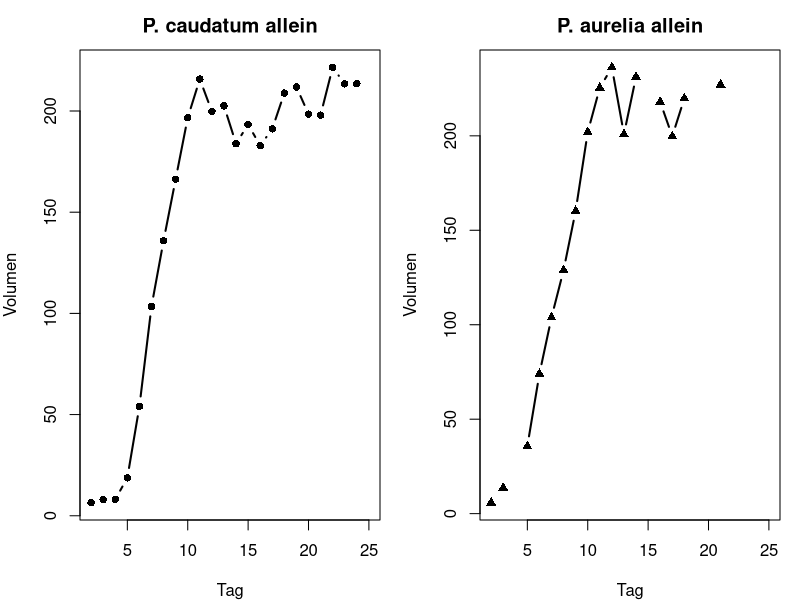
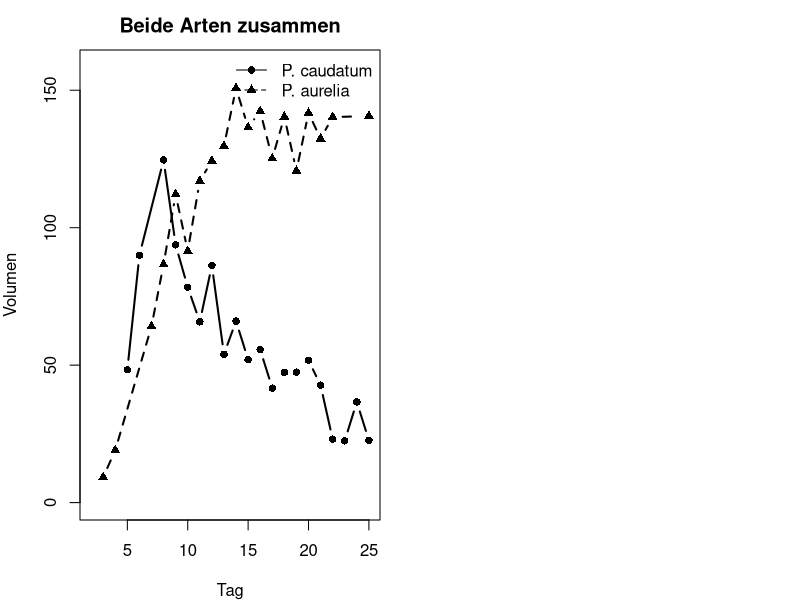
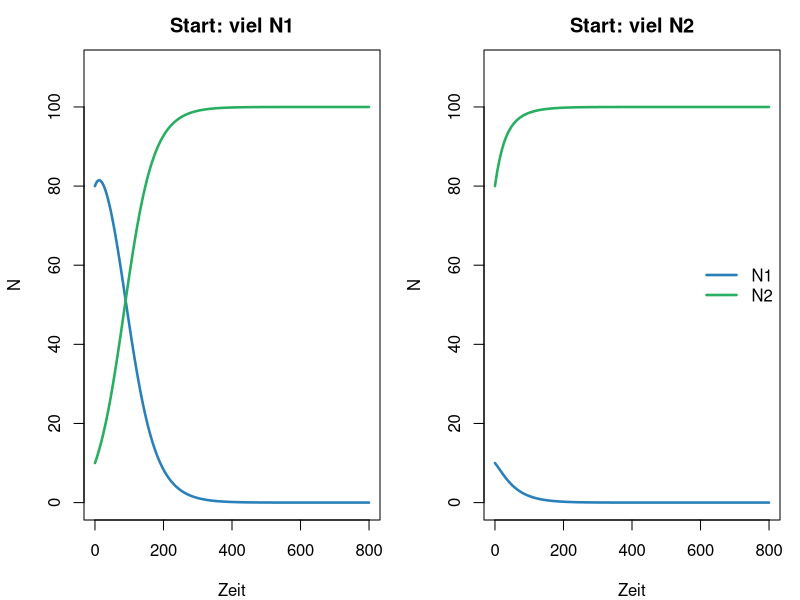
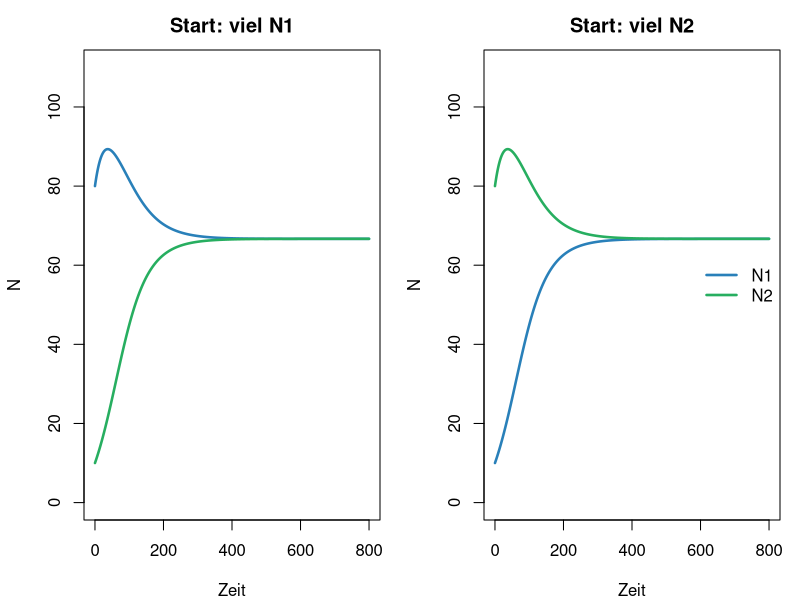
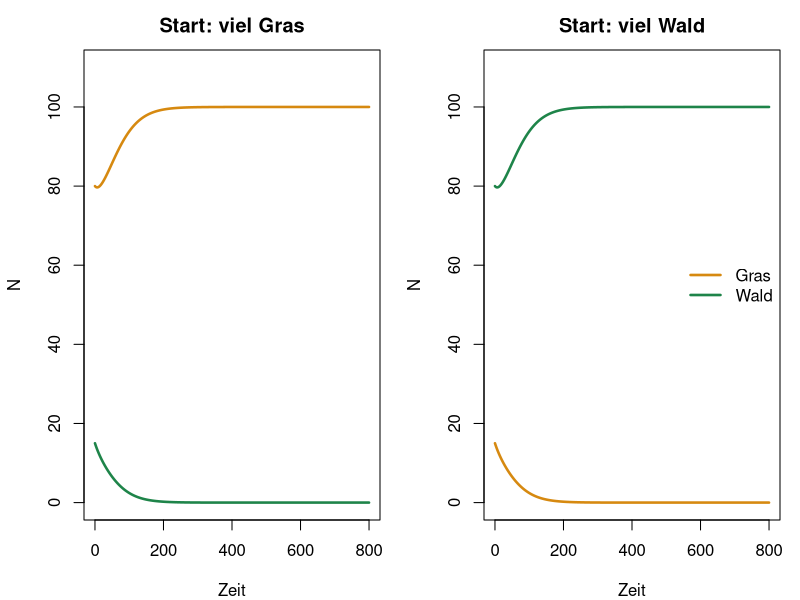
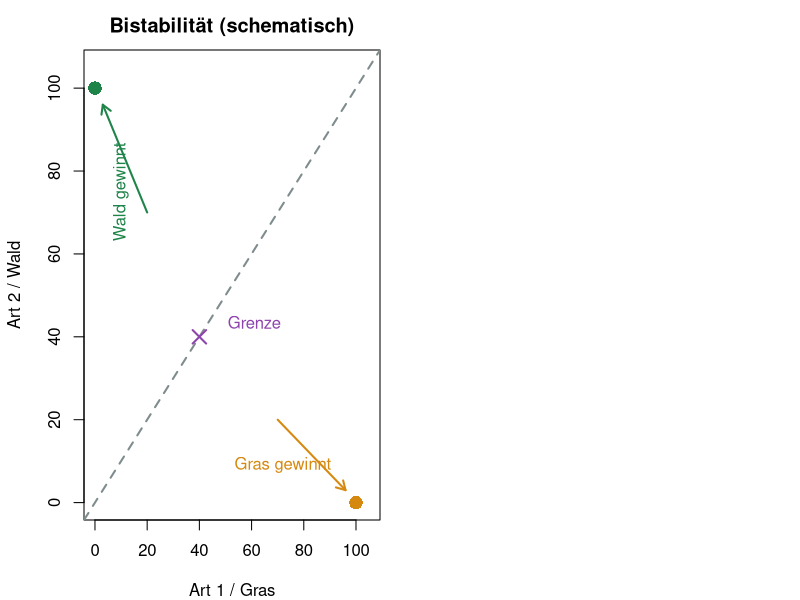
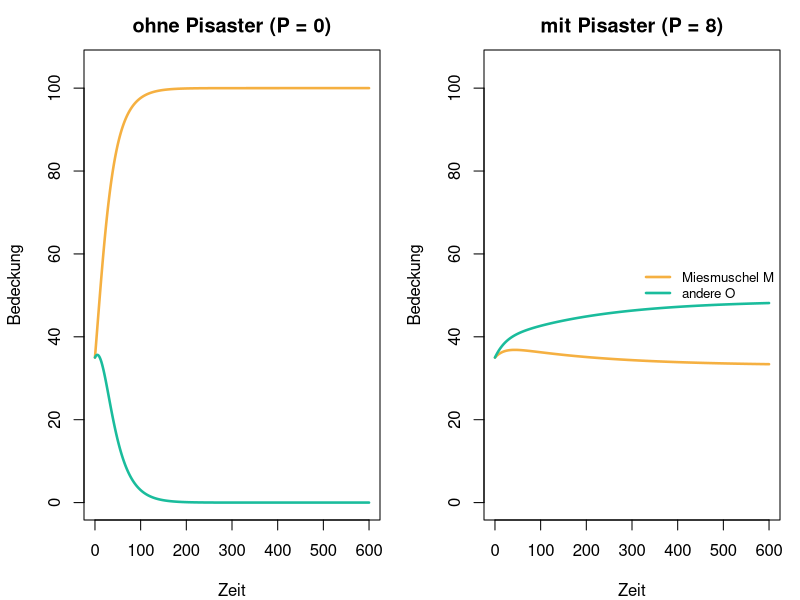
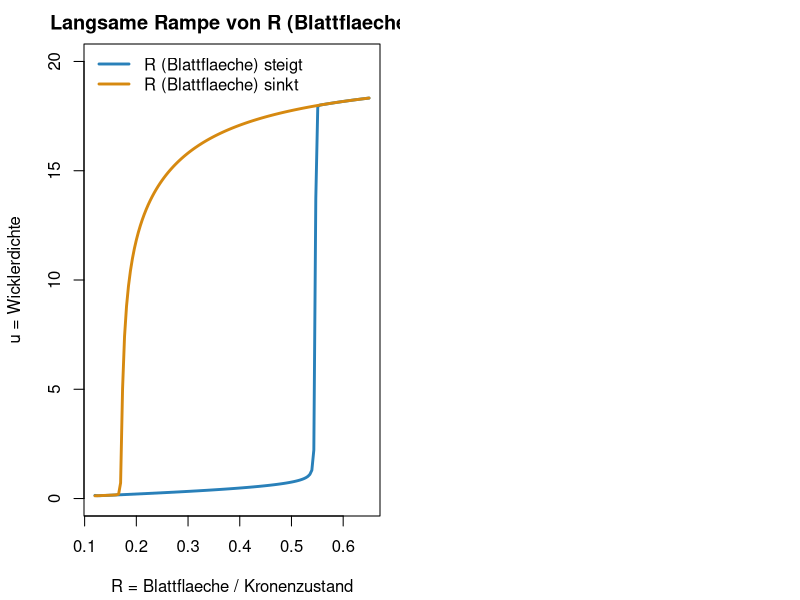

Write R code to recreate these figures, in order.
## ---- chunk 1
#| fig-height: 3.7
#| fig-width: 8
#| out-width: 70%
pc <- read.csv("data/paramecium_caudatum_alone.csv")
pa <- read.csv("data/paramecium_aurelia_alone.csv")
par(mfrow = c(1, 2), mar = c(4, 4, 2.5, 1))
plot(pc$day, pc$volume, type = "b", pch = 16, lwd = 2,
     xlab = "Tag", ylab = "Volumen", main = "P. caudatum allein")
plot(pa$day, pa$volume, type = "b", pch = 17, lwd = 2,
     xlab = "Tag", ylab = "Volumen", main = "P. aurelia allein")
## ---- chunk 2
#| fig-height: 3.8
#| fig-width: 7.5
#| out-width: 62%
mix <- read.csv("data/paramecium_competition.csv")
c_ok <- !is.na(mix$caudatum)
a_ok <- !is.na(mix$aurelia)
ymax <- max(c(mix$caudatum, mix$aurelia), na.rm = TRUE)
plot(mix$day[c_ok], mix$caudatum[c_ok], type = "b", pch = 16, lwd = 2,
     xlab = "Tag", ylab = "Volumen", main = "Beide Arten zusammen",
     ylim = c(0, ymax * 1.05), xlim = range(mix$day, na.rm = TRUE))
lines(mix$day[a_ok], mix$aurelia[a_ok], type = "b", pch = 17, lwd = 2, lty = 2)
legend("topright", c("P. caudatum", "P. aurelia"),
       pch = c(16, 17), lty = 1:2, bty = "n")
## ---- chunk 3
#| include: false
next_comp <- function(N1, N2, r1 = 0.05, r2 = 0.05,
                      K1 = 100, K2 = 100, a12, a21) {
  d1 <- r1 * N1 * (1 - (N1 + a12 * N2) / K1)
  d2 <- r2 * N2 * (1 - (N2 + a21 * N1) / K2)
  c(N1 = max(N1 + d1, 0), N2 = max(N2 + d2, 0))
}
sim_comp <- function(N10, N20, a12, a21, T = 800) {
  N1 <- numeric(T + 1); N2 <- numeric(T + 1)
  N1[1] <- N10; N2[1] <- N20
  for (t in 1:T) {
    out <- next_comp(N1[t], N2[t], a12 = a12, a21 = a21)
    N1[t + 1] <- out["N1"]; N2[t + 1] <- out["N2"]
  }
  data.frame(time = 0:T, N1 = N1, N2 = N2)
}
## ---- chunk 4
#| fig-height: 3.6
#| fig-width: 9
#| out-width: 72%
A <- sim_comp(80, 10, 1.4, 0.5)
B <- sim_comp(10, 80, 1.4, 0.5)
par(mfrow = c(1, 2), mar = c(4, 4.2, 2.5, 1))
matplot(A$time, cbind(A$N1, A$N2), type = "l", lty = 1, lwd = 2.5,
        col = c("#2980b9", "#27ae60"), ylim = c(0, 110),
        xlab = "Zeit", ylab = "N", main = "Start: viel N1")
matplot(B$time, cbind(B$N1, B$N2), type = "l", lty = 1, lwd = 2.5,
        col = c("#2980b9", "#27ae60"), ylim = c(0, 110),
        xlab = "Zeit", ylab = "N", main = "Start: viel N2")
legend("right", c("N1", "N2"), col = c("#2980b9", "#27ae60"),
       lty = 1, lwd = 2.5, bty = "n")
## ---- chunk 5
#| fig-height: 3.6
#| fig-width: 9
#| out-width: 72%
C <- sim_comp(80, 10, 0.5, 0.5)
D <- sim_comp(10, 80, 0.5, 0.5)
par(mfrow = c(1, 2), mar = c(4, 4.2, 2.5, 1))
matplot(C$time, cbind(C$N1, C$N2), type = "l", lty = 1, lwd = 2.5,
        col = c("#2980b9", "#27ae60"), ylim = c(0, 110),
        xlab = "Zeit", ylab = "N", main = "Start: viel N1")
matplot(D$time, cbind(D$N1, D$N2), type = "l", lty = 1, lwd = 2.5,
        col = c("#2980b9", "#27ae60"), ylim = c(0, 110),
        xlab = "Zeit", ylab = "N", main = "Start: viel N2")
legend("right", c("N1", "N2"), col = c("#2980b9", "#27ae60"),
       lty = 1, lwd = 2.5, bty = "n")
## ---- chunk 6
#| fig-height: 3.8
#| fig-width: 9
#| out-width: 70%
G <- sim_comp(80, 15, 1.5, 1.5)
W <- sim_comp(15, 80, 1.5, 1.5)
par(mfrow = c(1, 2), mar = c(4, 4.2, 2.5, 1))
matplot(G$time, cbind(G$N1, G$N2), type = "l", lty = 1, lwd = 2.5,
        col = c("#d68910", "#1e8449"), ylim = c(0, 110),
        xlab = "Zeit", ylab = "N", main = "Start: viel Gras")
matplot(W$time, cbind(W$N1, W$N2), type = "l", lty = 1, lwd = 2.5,
        col = c("#d68910", "#1e8449"), ylim = c(0, 110),
        xlab = "Zeit", ylab = "N", main = "Start: viel Wald")
legend("right", c("Gras", "Wald"), col = c("#d68910", "#1e8449"),
       lty = 1, lwd = 2.5, bty = "n")
## ---- chunk 7
#| fig-height: 4.2
#| fig-width: 7.5
#| out-width: 68%
plot(NA, xlim = c(0, 105), ylim = c(0, 105),
     xlab = "Art 1 / Gras", ylab = "Art 2 / Wald",
     main = "Bistabilität (schematisch)")
abline(a = 0, b = 1, lty = 2, lwd = 2, col = "#7f8c8d")
points(c(100, 0), c(0, 100), pch = 16, cex = 1.8,
       col = c("#d68910", "#1e8449"))
points(40, 40, pch = 4, cex = 1.8, lwd = 2, col = "#8e44ad")
arrows(70, 20, 96, 3, length = 0.1, lwd = 2, col = "#d68910")
arrows(20, 70, 3, 96, length = 0.1, lwd = 2, col = "#1e8449")
text(72, 9, "Gras gewinnt", col = "#d68910")
text(10, 75, "Wald gewinnt", col = "#1e8449", srt = 90)
text(47, 43, "Grenze", col = "#8e44ad", pos = 4)
## ---- chunk 8
#| include: false
next_space <- function(M, O, P = 0,
                       rM = 0.08, rO = 0.06, K = 100,
                       aOM = 0.45, aMO = 1.55, a = 0.0045) {
  dM <- rM * M * (1 - (M + aOM * O) / K) - a * P * M
  dO <- rO * O * (1 - (O + aMO * M) / K)
  c(M = max(M + dM, 0), O = max(O + dO, 0))
}
sim_space <- function(P, T = 600, M0 = 35, O0 = 35) {
  M <- numeric(T + 1); O <- numeric(T + 1)
  M[1] <- M0; O[1] <- O0
  for (t in 1:T) {
    out <- next_space(M[t], O[t], P = P)
    M[t + 1] <- out["M"]; O[t + 1] <- out["O"]
  }
  data.frame(time = 0:T, M = M, O = O)
}
## ---- chunk 9
#| fig-height: 3.6
#| fig-width: 9
#| out-width: 72%
noP <- sim_space(0)
withP <- sim_space(8)
par(mfrow = c(1, 2), mar = c(4, 4.2, 2.5, 1))
matplot(noP$time, cbind(noP$M, noP$O), type = "l", lty = 1, lwd = 2.5,
        col = c("#f5b041", "#1abc9c"), ylim = c(0, 105),
        xlab = "Zeit", ylab = "Bedeckung", main = "ohne Pisaster (P = 0)")
matplot(withP$time, cbind(withP$M, withP$O), type = "l", lty = 1, lwd = 2.5,
        col = c("#f5b041", "#1abc9c"), ylim = c(0, 105),
        xlab = "Zeit", ylab = "Bedeckung", main = "mit Pisaster (P = 8)")
legend("right", c("Miesmuschel M", "andere O"),
       col = c("#f5b041", "#1abc9c"), lty = 1, lwd = 2.5, bty = "n", cex = 0.8)
## ---- chunk 10
#| fig-height: 3.7
#| fig-width: 8.0
#| out-width: 74%
f_bud <- function(u, R, Q = 20) {
  R * (1 - u / Q) - u / (1 + u^2)
}
track <- function(Rseq, u0, Q = 20) {
  u <- u0
  out <- numeric(length(Rseq))
  for (i in seq_along(Rseq)) {
    for (k in 1:350) u <- max(u + 0.03 * u * f_bud(u, Rseq[i], Q), 1e-12)
    out[i] <- u
  }
  out
}
R_up <- seq(0.12, 0.65, length.out = 140)
R_dn <- rev(R_up)
u_up <- track(R_up, 0.25)
u_dn <- track(R_dn, tail(u_up, 1))

par(mar = c(4.2, 4.2, 2.2, 1))
plot(R_up, u_up, type = "l", lwd = 2.8, col = "#2980b9",
     ylim = c(0, 20),
     xlab = "R = Blattflaeche / Kronenzustand",
     ylab = "u = Wicklerdichte",
     main = "Langsame Rampe von R (Blattflaeche)")
lines(R_dn, u_dn, lwd = 2.8, col = "#d68910")
legend("topleft",
       c("R (Blattflaeche) steigt", "R (Blattflaeche) sinkt"),
       col = c("#2980b9", "#d68910"), lty = 1, lwd = 2.8, bty = "n")
